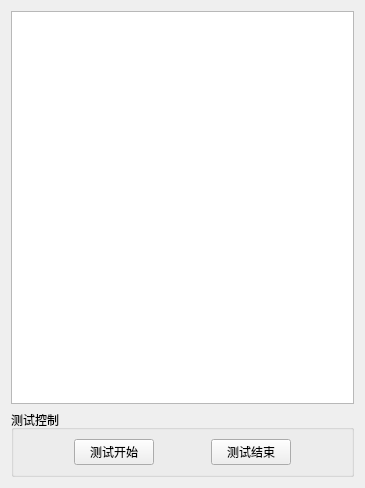
<?xml version="1.0" encoding="UTF-8"?>
<ui version="4.0">
 <class>DemodulTimeDelay</class>
 <widget class="QWidget" name="DemodulTimeDelay">
  <property name="geometry">
   <rect>
    <x>0</x>
    <y>0</y>
    <width>365</width>
    <height>488</height>
   </rect>
  </property>
  <property name="windowTitle">
   <string>Form</string>
  </property>
  <layout class="QVBoxLayout" name="verticalLayout" stretch="10,0">
   <item>
    <widget class="QTableWidget" name="tableWidget"/>
   </item>
   <item>
    <widget class="QGroupBox" name="groupBoxTestCtrl">
     <property name="maximumSize">
      <size>
       <width>16777215</width>
       <height>70</height>
      </size>
     </property>
     <property name="title">
      <string>测试控制</string>
     </property>
     <layout class="QHBoxLayout" name="horizontalLayout">
      <item>
       <spacer name="horizontalSpacer_2">
        <property name="orientation">
         <enum>Qt::Horizontal</enum>
        </property>
        <property name="sizeHint" stdset="0">
         <size>
          <width>154</width>
          <height>20</height>
         </size>
        </property>
       </spacer>
      </item>
      <item>
       <widget class="QPushButton" name="pBtnStart">
        <property name="text">
         <string>测试开始</string>
        </property>
       </widget>
      </item>
      <item>
       <spacer name="horizontalSpacer">
        <property name="orientation">
         <enum>Qt::Horizontal</enum>
        </property>
        <property name="sizeHint" stdset="0">
         <size>
          <width>154</width>
          <height>20</height>
         </size>
        </property>
       </spacer>
      </item>
      <item>
       <widget class="QPushButton" name="pBtnStop">
        <property name="text">
         <string>测试结束</string>
        </property>
       </widget>
      </item>
      <item>
       <spacer name="horizontalSpacer_3">
        <property name="orientation">
         <enum>Qt::Horizontal</enum>
        </property>
        <property name="sizeHint" stdset="0">
         <size>
          <width>154</width>
          <height>20</height>
         </size>
        </property>
       </spacer>
      </item>
     </layout>
    </widget>
   </item>
  </layout>
 </widget>
 <resources/>
 <connections/>
</ui>
